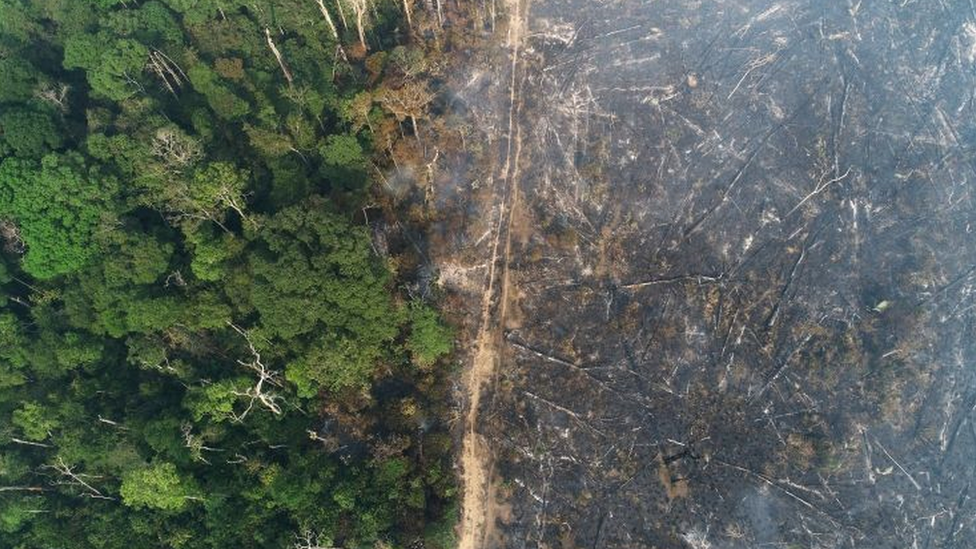
#> input picture src/main/resources/images/1.png, 976 x 549 px, found by its file name; its folder holds only this picture in this run
$ python computerVision.py
#> lines starting #> are read from the running program, lines starting #| are printed output that depends on the picture; after the words box and inside, x2 and y2 are one past the last pixel; in counts of white or black regions, pixels touching at a corner belong together
#> further down, image is the input picture: shape (549, 976, 3); mean B, G, R 87.9, 96.7, 88
import cv2
import numpy as np
import os

# Caminho da pasta contendo as imagens
folder_path = 'src/main/resources/images'  # Altere para o caminho da sua pasta
image_files = [f for f in os.listdir(folder_path) if f.endswith(('.png', '.jpg', '.jpeg'))]

if not image_files:
    print("Nenhuma imagem encontrada na pasta.")
    exit()

# Função para processar a imagem e detectar desmatamento
def detect_deforestation(image):
    hsv = cv2.cvtColor(image, cv2.COLOR_BGR2HSV)
#> hsv: shape (549, 976, 3); mean H, S, V 69, 60.2, 102.2

    # Faixas de cores ajustadas para detectar a falta de verde (áreas com baixa saturação e valor)
    lower_no_green = np.array([0, 0, 50])  # Saturações muito baixas, com valor mais alto (áreas claras)
    upper_no_green = np.array([179, 50, 150])  # Faixa de cor mais ampla para detectar falta de verde (tons acinzentados e marrons)

    # Criar máscara para detectar áreas sem verde
    mask_no_green = cv2.inRange(hsv, lower_no_green, upper_no_green)
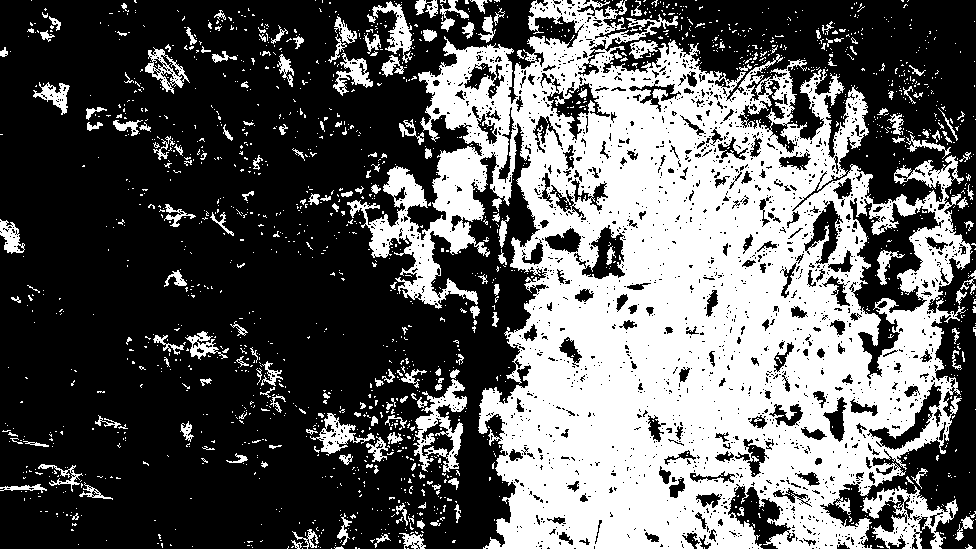
#> mask_no_green: shape (549, 976); 37.4% white; 1766 white regions (1575 under 20 px), largest, box (x1, y1, x2, y2) and area: (347, 0, 973, 549) 173686, (862, 485, 958, 549) 2494, (413, 379, 467, 472) 1926

    # Suavizar a máscara para reduzir falsos positivos e detectar áreas mais amplas
    kernel = np.ones((10, 10), np.uint8)
    mask_no_green = cv2.morphologyEx(mask_no_green, cv2.MORPH_CLOSE, kernel)  # Fechar pequenos buracos
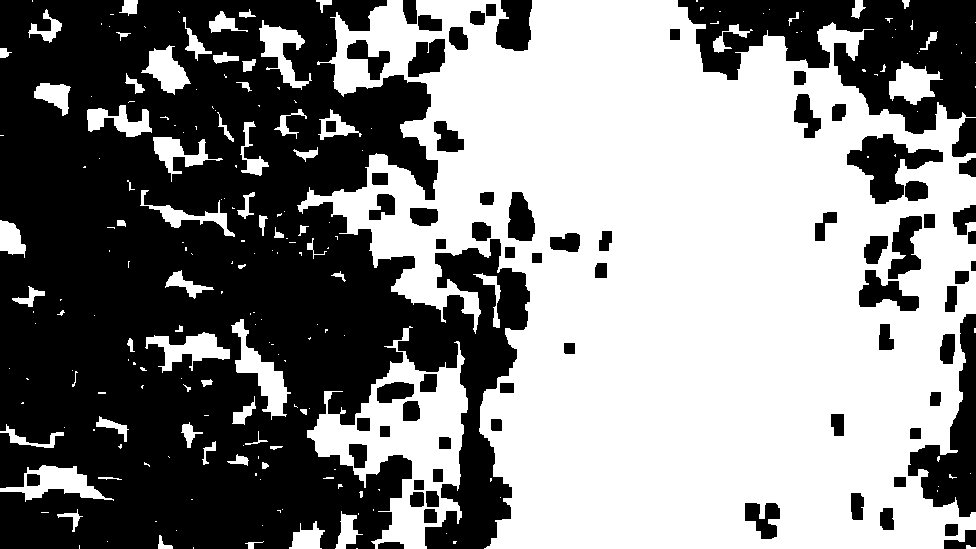
#> mask_no_green: shape (549, 976); 52.2% white; 71 black regions, largest, box (x1, y1, x2, y2) and area: (0, 0, 530, 549) 203667, (678, 0, 976, 134) 21052, (908, 314, 976, 517) 5654
    mask_no_green = cv2.morphologyEx(mask_no_green, cv2.MORPH_OPEN, kernel)  # Remover pequenos ruídos
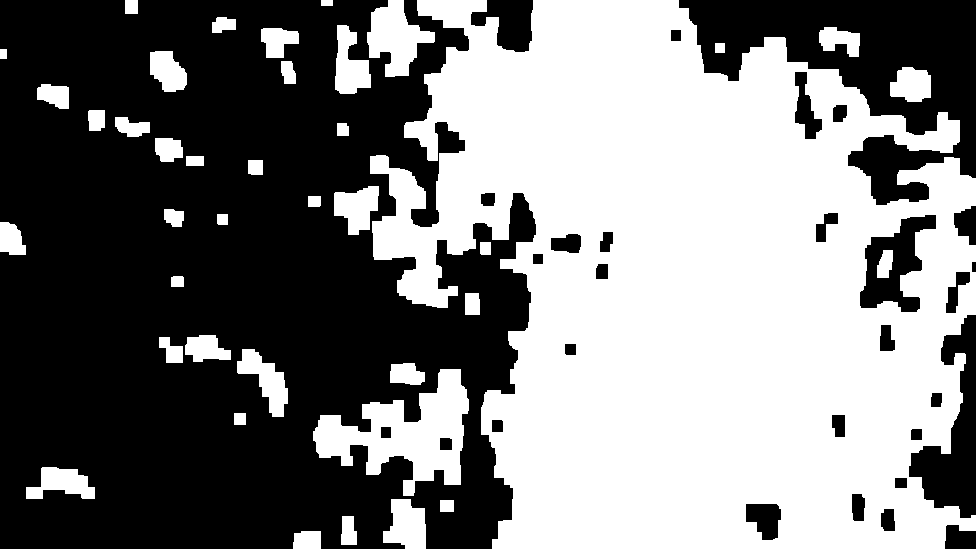
#> mask_no_green: shape (549, 976); 49.1% white; 40 white regions

    # Encontrar os contornos das áreas detectadas
    contours, _ = cv2.findContours(mask_no_green, cv2.RETR_EXTERNAL, cv2.CHAIN_APPROX_SIMPLE)
#> contours = 39 contours; largest, box (x1, y1, x2, y2) and area: (370, 0, 976, 549) 238720, (313, 369, 469, 496) 8970, (367, 0, 435, 77) 2751, (383, 499, 426, 549) 1510, (237, 349, 288, 417) 1487

    # Desenhar contornos na imagem original
    for contour in contours:
        if cv2.contourArea(contour) > 2000:  # Aumentar a área mínima para detectar apenas regiões maiores
            x, y, w, h = cv2.boundingRect(contour)
            cv2.rectangle(image, (x, y), (x + w, y + h), (0, 0, 255), 2)
            cv2.putText(image, "", (x, y - 10), cv2.FONT_HERSHEY_SIMPLEX, 0.5, (0, 0, 255), 2)
#> this loop made 39 passes
#> (x, y, w, h) on passes 7, 36, 37: (313, 369, 156, 127), (370, 0, 606, 549), (367, 0, 68, 77)
#> contour on passes 3, 6, 21, 30, 31, 38: [[440, 500], [440, 511], [453, 511], [453, 500]], [[234, 413], [234, 424], [245, 424], [245, 413]], [[186, 156], [186, 165], [203, 165], [203, 156]], [[0, 49], [0, 58], [6, 58], [6, 49]], [[715, 43], [715, 52], [724, 52], [724, 43]], [[321, 0], [321, 5], [332, 5], [332, 0]]
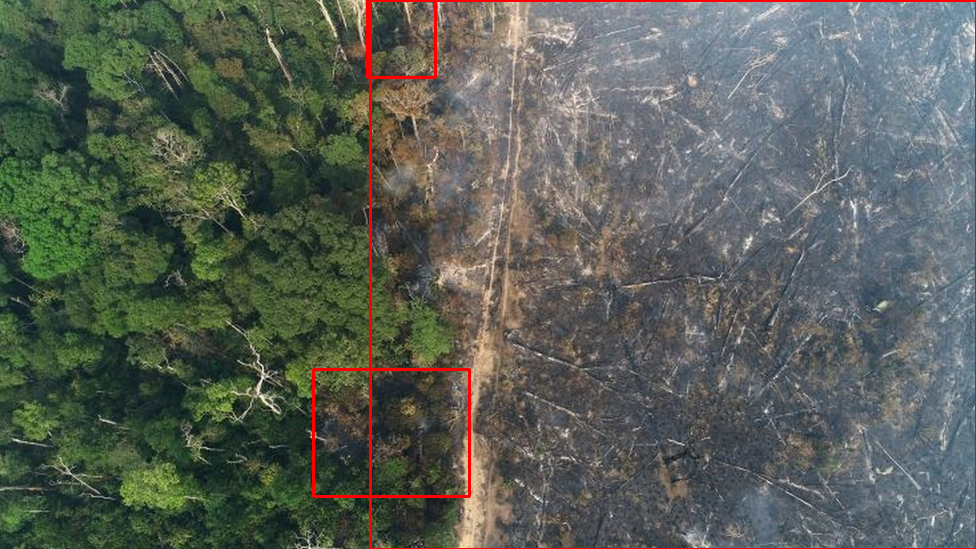
#> image: shape (549, 976, 3); 1.18% of pixels changed, all inside (x1, y1, x2, y2) = (312, 0, 976, 549)

    return image

# Processar todas as imagens da pasta
for image_file in image_files:
    # Carregar a imagem
    image_path = os.path.join(folder_path, image_file)
    image = cv2.imread(image_path)

    if image is None:
        print(f"Erro ao carregar a imagem {image_file}. Pulando...")
        continue

    # Processar a imagem para detectar desmatamento
    processed_image = detect_deforestation(image)

    # Exibir a imagem processada
    cv2.imshow(f'Detecção de Falta de Verde - {image_file}', processed_image)

    # Aguardar o usuário fechar a imagem para exibir a próxima
    key = cv2.waitKey(0)
#> (key Esc is pressed here)
    if key == 27:  # Pressionar 'Esc' para sair
        break

cv2.destroyAllWindows()

$ run again, on src/main/resources/images/2.png
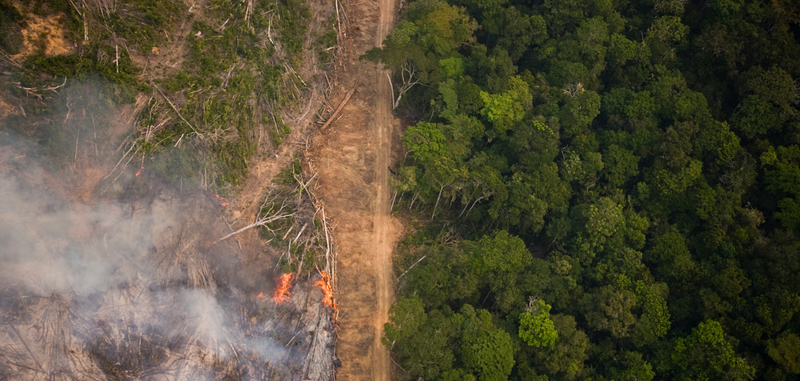
#> input picture src/main/resources/images/2.png, 800 x 381 px, found by its file name
#> image is the input picture: shape (381, 800, 3); mean B, G, R 57.7, 79.4, 87.2
#> hsv: shape (381, 800, 3); mean H, S, V 32.5, 103.6, 89.9
#> in detect_deforestation, `mask_no_green = cv2.morphologyEx(mask_no_green, cv2.MORPH_OPEN, kernel)`:
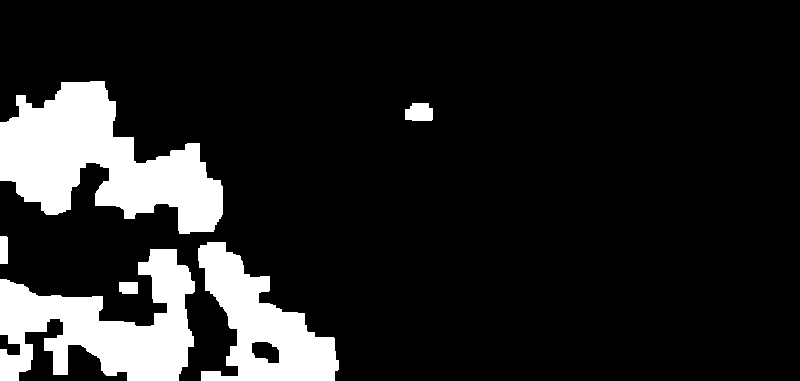
#> mask_no_green: shape (381, 800); 13.9% white; 6 white regions
#> contours = 6 contours; box (x1, y1, x2, y2) and area: (0, 81, 223, 234) 17668, (0, 249, 195, 381) 13198, (198, 242, 339, 381) 9670, (405, 103, 433, 121) 398, (119, 282, 138, 294) 192, (0, 236, 8, 264) 188
#> the loop in detect_deforestation, `for contour in contours:` made 6 passes
#> (x, y, w, h) on passes 2, 3, 6: (0, 249, 195, 132), (198, 242, 141, 139), (0, 81, 223, 153)
#> after the loop in detect_deforestation, `for contour in contours:`:
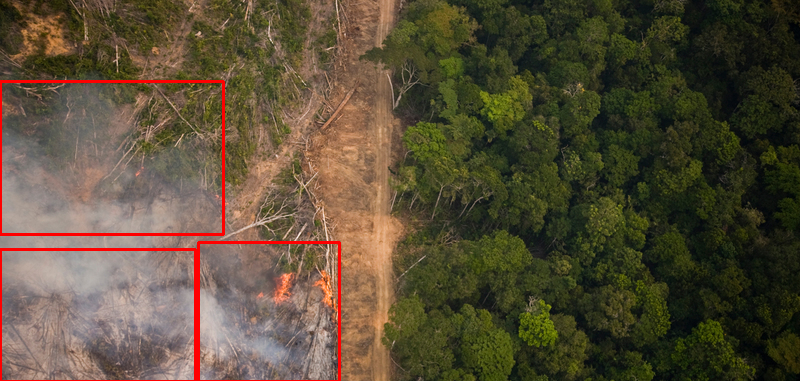
#> image: shape (381, 800, 3); 1.61% of pixels changed, all inside (x1, y1, x2, y2) = (0, 80, 341, 381)
